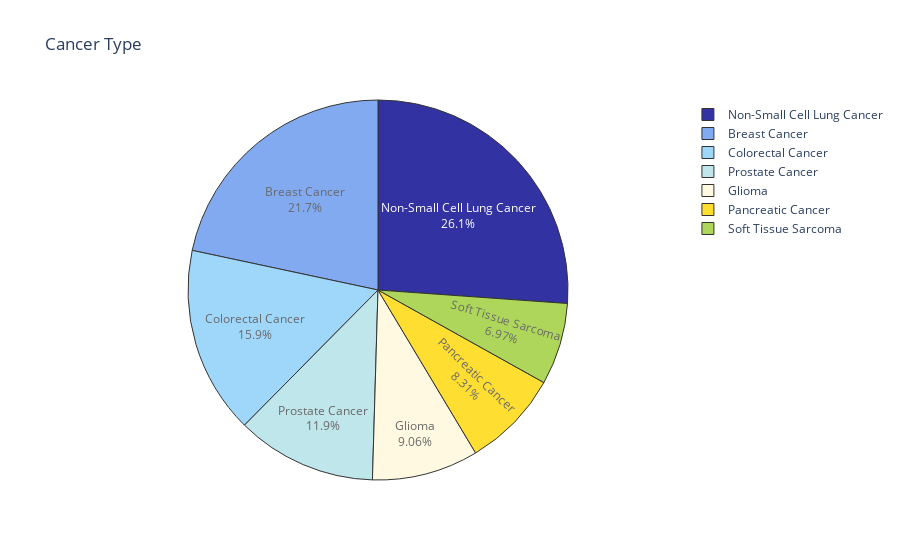

Write notebook code for a chart like this one.
### Code cell
# visualize the percentage of the top 7 cancer types
fig = px.pie(df_types, values='count', names='type', title='Cancer Type')
fig.update_traces(textposition='inside', textinfo='percent+label',
                 marker=dict(colors=['darkblue','cornflowerblue', 'lightskyblue','powderblue','cornsilk',
                                     'gold','yellowgreen','seagreen'], line=dict(color='#000000', width=1)),opacity = 0.8)
fig.show()

### Figure 1 — Plotly figure (JSON) as saved in the notebook; plotly's stock layout.template omitted (floating-point values rounded to 4 significant figures)
{"data": [{"domain": {"x": [0, 1], "y": [0, 1]}, "hovertemplate": "type=%{label}<br>count=%{value}<extra></extra>", "labels": ["Non-Small Cell Lung Cancer", "Breast Cancer", "Colorectal Cancer", "Prostate Cancer", "Glioma", "Pancreatic Cancer", "Soft Tissue Sarcoma"], "legendgroup": "", "marker": {"colors": ["darkblue", "cornflowerblue", "lightskyblue", "powderblue", "cornsilk", "gold", "yellowgreen", "seagreen"], "line": {"color": "#000000", "width": 1}}, "name": "", "opacity": 0.8, "showlegend": true, "textinfo": "percent+label", "textposition": "inside", "type": "pie", "values": [1541, 1277, 940, 704, 534, 490, 411]}], "layout": {"legend": {"tracegroupgap": 0}, "title": {"text": "Cancer Type"}}}
